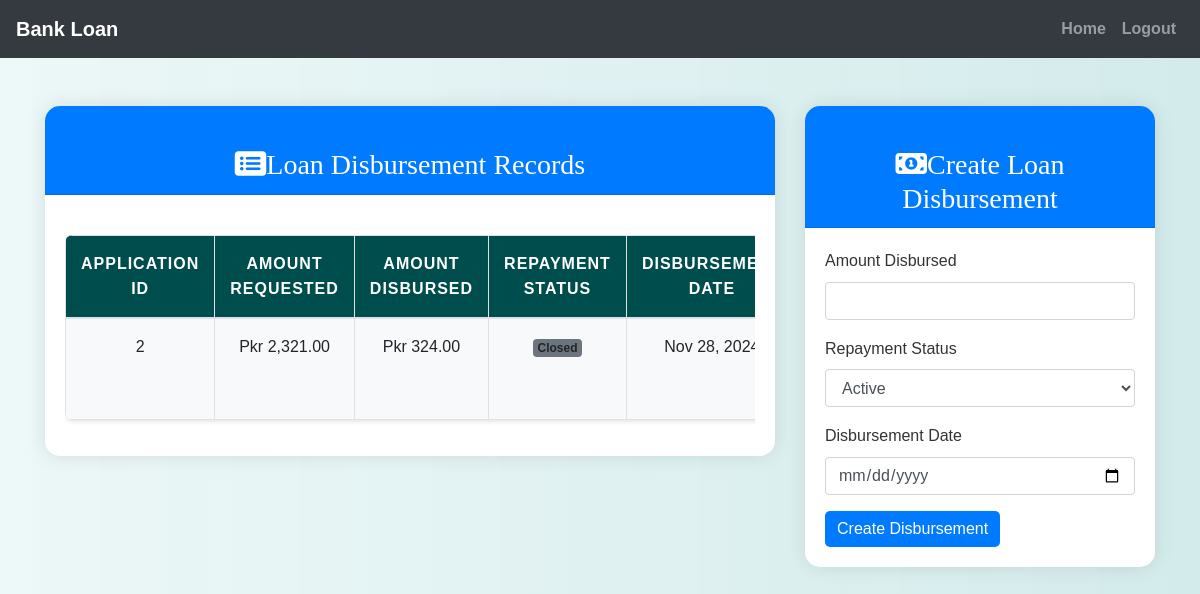
Screenshot of /officer/loan_disbursement.php?application_id=2 (signed in) with the database file from the repository.
### tables this page shows
CREATE TABLE `loan_disbursements` (
  `disbursement_id` int(11) NOT NULL,
  `application_id` int(11) DEFAULT NULL,
  `amount_disbursed` decimal(15,2) DEFAULT NULL,
  `disbursement_date` date DEFAULT NULL,
  `repayment_status` enum('active','closed','overdue') NOT NULL,
  `transaction_image` varchar(255) DEFAULT NULL,
  `created_at` timestamp NOT NULL DEFAULT current_timestamp(),
  `updated_at` timestamp NOT NULL DEFAULT current_timestamp() ON UPDATE current_timestamp()
);

CREATE TABLE `loan_applications` (
  `application_id` int(11) NOT NULL,
  `customer_id` int(11) NOT NULL,
  `loan_type_id` int(11) NOT NULL,
  `amount_requested` decimal(10,2) NOT NULL,
  `duration_months` int(11) NOT NULL,
  `application_status` enum('pending','approved','rejected') DEFAULT 'pending',
  `feedback` text DEFAULT NULL,
  `assigned_officer_id` int(11) DEFAULT NULL,
  `created_at` timestamp NOT NULL DEFAULT current_timestamp(),
  `updated_at` timestamp NOT NULL DEFAULT current_timestamp() ON UPDATE current_timestamp()
);

### officer/loan_disbursement.php (the view, shortened to what this page needs)
<?php
include('config.php');
$application_id_session = $_SESSION['application_id'] ?? null;
if (isset($_GET['application_id']) && is_numeric($_GET['application_id'])) {
    $application_id_session = $_GET['application_id'];
}
$sql_disbursements = "SELECT ld.disbursement_id, la.application_id, la.amount_requested, ld.amount_disbursed, ld.repayment_status, ld.disbursement_date
                      FROM loan_disbursements ld
                      JOIN loan_applications la ON ld.application_id = la.application_id
                      WHERE ld.application_id = ?";
$stmt = $conn->prepare($sql_disbursements);
$stmt->bind_param("i", $application_id_session);
$stmt->execute();
$result_disbursements = $stmt->get_result();
?>
<!DOCTYPE html>
<html lang="en">
<head>
    <link rel="stylesheet" href="https://maxcdn.bootstrapcdn.com/bootstrap/4.5.2/css/bootstrap.min.css">
    <link href="https://cdnjs.cloudflare.com/ajax/libs/font-awesome/6.0.0-beta3/css/all.min.css" rel="stylesheet">
    <link rel="stylesheet" href="../css/style.css">
</head>
<body>
    <?php include('navbar.php'); ?>
    <div class="container mt-5">
        <div class="row">
            <div class="col-lg-8 col-md-12 mb-4">
                <div class="card">
                    <div class="card-header">
                        <h3 class="mb-0"><i class="fas fa-list-alt me-2"></i>Loan Disbursement Records</h3>
                    </div>
                    <div class="card-body">
                        <div class="table-responsive">
                            <table class="table table-hover">
                                <thead class="table-light">
                                    <tr>
                                        <th>Application ID</th>
                                        <th>Amount Requested</th>
                                        <th>Amount Disbursed</th>
                                        <th>Repayment Status</th>
                                        <th>Disbursement Date</th>
                                    </tr>
                                </thead>
                                <tbody>
                                    <?php while ($row = $result_disbursements->fetch_assoc()) { ?>
                                        <tr>
                                            <td><?php echo $row['application_id']; ?></td>
                                            <td>Pkr <?php echo number_format($row['amount_requested'], 2); ?></td>
                                            <td>Pkr <?php echo number_format($row['amount_disbursed'], 2); ?></td>
                                            <td>
                                                <span class="badge bg-<?php echo ($row['repayment_status'] == 'active') ? 'success' : (($row['repayment_status'] == 'overdue') ? 'danger' : 'secondary'); ?>">
                                                    <?php echo ucfirst($row['repayment_status']); ?>
                                                </span>
                                            </td>
                                            <td><?php echo date('M d, Y', strtotime($row['disbursement_date'])); ?></td>
                                        </tr>
                                    <?php } ?>
                                </tbody>
                            </table>
                        </div>
                    </div>
                </div>
            </div>
            <div class="col-lg-4 col-md-12">
                <div class="card">
                    <div class="card-header">
                        <h3 class="mb-0"><i class="fas fa-money-bill-alt me-2"></i><?php echo isset($edit_data) ? 'Edit' : 'Create'; ?> Loan Disbursement</h3>
                    </div>
                    <div class="card-body">
                        <form action="loan_disbursement.php" method="POST">
                            <div class="mb-3">
                                <label for="amount_disbursed" class="form-label">Amount Disbursed</label>
                                <input type="number" name="amount_disbursed" id="amount_disbursed" class="form-control" value="<?php echo isset($edit_data) ? $edit_data['amount_disbursed'] : ''; ?>" required>
                            </div>
                            <div class="mb-3">
                                <label for="repayment_status" class="form-label">Repayment Status</label>
                                <select class="form-control" name="repayment_status" id="repayment_status" class="form-select" required>
                                    <option value="active" <?php echo (isset($edit_data) && $edit_data['repayment_status'] == 'active') ? 'selected' : ''; ?>>Active</option>
                                </select>
                            </div>
                            <div class="mb-3">
                                <label for="disbursement_date" class="form-label">Disbursement Date</label>
                                <input type="date" name="disbursement_date" id="disbursement_date" class="form-control" value="<?php echo isset($edit_data) ? $edit_data['disbursement_date'] : ''; ?>" required>
                            </div>
                            <button type="submit" class="btn btn-primary"><?php echo isset($edit_data) ? 'Update' : 'Create'; ?> Disbursement</button>
                        </form>
                    </div>
                </div>
            </div>
        </div>
    </div>
</body>
</html>

### css/style.css (style rules this page uses)
body { background: linear-gradient(90deg, rgba(233, 246, 246, 0.831), rgba(207, 233, 233, 0.9)); font-family: 'Arial', sans-serif; color: #333; line-height: 1.6; }
h1, h2, h3, h4 { text-align: center; margin-top: 30px; margin-bottom: 30px; font-family: 'Georgia', serif; }
.container { margin-bottom: 40px; }
.table { width: 100%; border-collapse: collapse; margin-top: 20px; font-size: 16px; background-color: #ffffff; border-radius: 8px; overflow: hidden; box-shadow: 0 2px 4px rgba(0, 0, 0, 0.1); }
.table th, .table td { padding: 15px; border: 1px solid #dee2e6; text-align: center; }
.table thead th { background-color: #004d4d; color: white; font-weight: bold; text-transform: uppercase; letter-spacing: 1px; }
.table tbody tr:nth-child(odd) { background-color: #f8f9fa; }
.btn-primary { color: #fff; border: none; border-radius: 5px; cursor: pointer; transition: background-color 0.3s ease; }

### officer/loan_disbursement.php (style rules this page uses)
.card { border: none; border-radius: 15px; box-shadow: 0 0 20px rgba(0, 0, 0, 0.1); }
.card-header { background-color: #007bff; color: white; border-radius: 15px 15px 0 0 !important; }
.btn-primary { background-color: #007bff; border-color: #007bff; }

### rows the page displays
loan_disbursements: application.application_id "2", application.amount_requested "2,321.00", amount_disbursed "324.00", repayment_status "Closed", disbursement_date "Nov 28,…"
